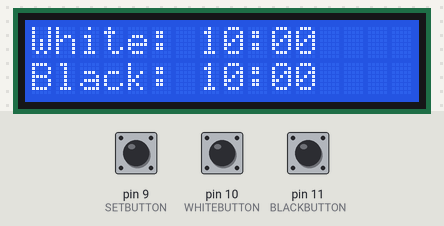
The sketch below on a simulated Arduino Uno, built with avr-gcc and run on an emulated ATmega328P. On the bench: 16×2 character LCD. Inputs (shaded band) come from the test bench; at power-on: pin 10 (WHITEBUTTON) HIGH, pin 9 (SETBUTTON) HIGH, pin 11 (BLACKBUTTON) HIGH.

Above: at 1.2 s.
1.3 s: pin 10 (WHITEBUTTON) pulled LOW for 0.15 s
At 2.6 s:
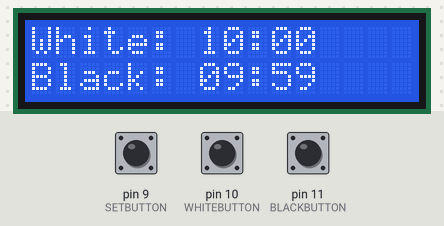
4.4 s: pin 9 (SETBUTTON) pulled LOW for 3.2 s
At 8.8 s:
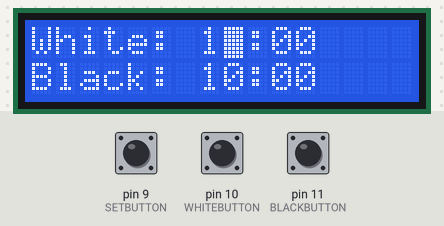
9.1 s: pin 10 (WHITEBUTTON) pulled LOW for 1 s
At 9.3 s:
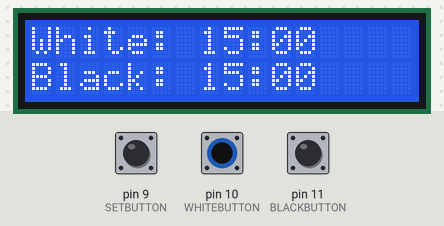
Timing chart, 0 to 12.1 s (numbered marks = the images above; inputs shaded):
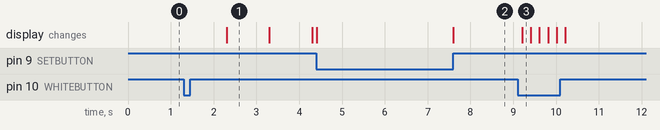

Measured:
- after the input at 1.3 s, the display: changes after 1.0 s (image 1)
- after the input at 9.1 s, the display: changes after 0.10 s (image 3)

The sketch:

chess_clock.ino
```cpp
#include <LiquidCrystal.h>
LiquidCrystal lcd(2, 3, 4, 5, 6, 7);

const int WHITEBUTTON = 10;
const int BLACKBUTTON = 11;
const int SETBUTTON = 9;
const int CURSORMINUTES = 7;
const int CURSORSECONDS = 10;
const int NUMOFMODES = 5;

int TimeModes[NUMOFMODES] = {1, 3, 5, 10, 15};
unsigned long StartTime = 0;
int Mode = 3;
int Time[2][2] = {{TimeModes[Mode], 0}, {TimeModes[Mode], 0}}; //first and second player time: minutes, seconds
int Counts = 0;


void setup() {
  lcd.begin(16,2);
  lcd.clear();
  startDisplay();
  pinMode(WHITEBUTTON, INPUT_PULLUP);
  pinMode(BLACKBUTTON, INPUT_PULLUP);
  pinMode(SETBUTTON, INPUT_PULLUP);
}

void loop() {
  if (digitalRead(BLACKBUTTON) == LOW){
    StartTime = millis();
    while(digitalRead(WHITEBUTTON) == HIGH){
      if ((millis() - StartTime) >= 1000){
        StartTime = millis();
        updateTime(1);
      }
      if (digitalRead(SETBUTTON) == LOW){
        resetClock();
        delay(500);
        break;
      }
    }
  }
  if (digitalRead(WHITEBUTTON) == LOW){
    StartTime = millis();
    while(digitalRead(BLACKBUTTON) == HIGH){
      if ((millis() - StartTime) >= 1000){
        StartTime = millis();
        updateTime(2);
      }
      if (digitalRead(SETBUTTON) == LOW){
        resetClock();
        delay(500);
        break;
      }
    }
  }

  if(digitalRead(SETBUTTON) == LOW){
    delay(1000);
    Counts = Counts + 1;
    if (Counts == 2){
      while(digitalRead(SETBUTTON) == LOW){}
      setTime();
      Counts = 0;
    }
  }
  if(digitalRead(SETBUTTON) == HIGH){
    Counts = 0;
  }
}

/* functions */

void  updateTime(int player){
/* Updates time by 1 second for given player 1 or 2 */

  int minutes = Time[player - 1][0];
  int seconds = Time[player - 1][1];

  if (minutes != 0 || seconds != 0){ // if time is not over, update by 1 second
    if (seconds == 0){ // change minute
      seconds = 60;
      minutes = minutes - 1;
    }
    seconds = seconds - 1; // change seconds

    Time[player - 1][0] = minutes;
    Time[player - 1][1] = seconds;

    displayTime(player);

  } else{ // if time is over, print the winner
    lcd.clear();
    lcd.setCursor(0, 0);
    if (player == 1){
      lcd.print("Black wins!");
    } else if (player == 2){
      lcd.print("White wins!");
    }
  }
}

void resetClock(void){
  /* Reset clock to chosen Mode start value */
  Time[0][0] = TimeModes[Mode];
  Time[0][1] = 0;
  Time[1][0] = TimeModes[Mode];
  Time[1][1] = 0;
  startDisplay();
}

void displayTime(int player){
  /* Display actual Time for given player 1 or 2 */
  int minutes;
  int seconds;

  minutes = Time[player - 1][0];
  seconds = Time[player - 1][1];

  lcd.setCursor(CURSORMINUTES, player - 1);
  if (minutes/10){
    lcd.print(minutes);
   }else{
    lcd.print(0);
    lcd.print(minutes);
  }
  lcd.setCursor(CURSORSECONDS, player - 1);
  if (seconds/10){
    lcd.print(seconds);
  } else{
    lcd.print(0);
    lcd.print(seconds);
  }
}

void setTime(void){
  /* Start choosing clock time mode and change the mode */
  while(digitalRead(SETBUTTON) == HIGH){ // if mode not confirmed wait for change
    lcd.setCursor(CURSORMINUTES + 1, 0);
    lcd.blink();

    if(digitalRead(WHITEBUTTON) == LOW){ // change the mode
      lcd.noBlink();
      Mode = (Mode + 1) % 5;
      Time[0][0] = TimeModes[Mode];
      Time[1][0] = TimeModes[Mode];
      displayTime(1);
      displayTime(2);
    }
      delay(200);
  }
  lcd.noBlink();
  delay(500);
}

void startDisplay(void){
  /* Display basic view: White and Black clocks */
  lcd.setCursor(0, 0);
  lcd.print("White: ");
  lcd.setCursor(CURSORMINUTES + 2, 0);
  lcd.print(":");
  lcd.setCursor(0, 1);
  lcd.print("Black: ");
  lcd.setCursor(CURSORMINUTES + 2, 1);
  lcd.print(":");
  displayTime(1);
  displayTime(2);
}
```
